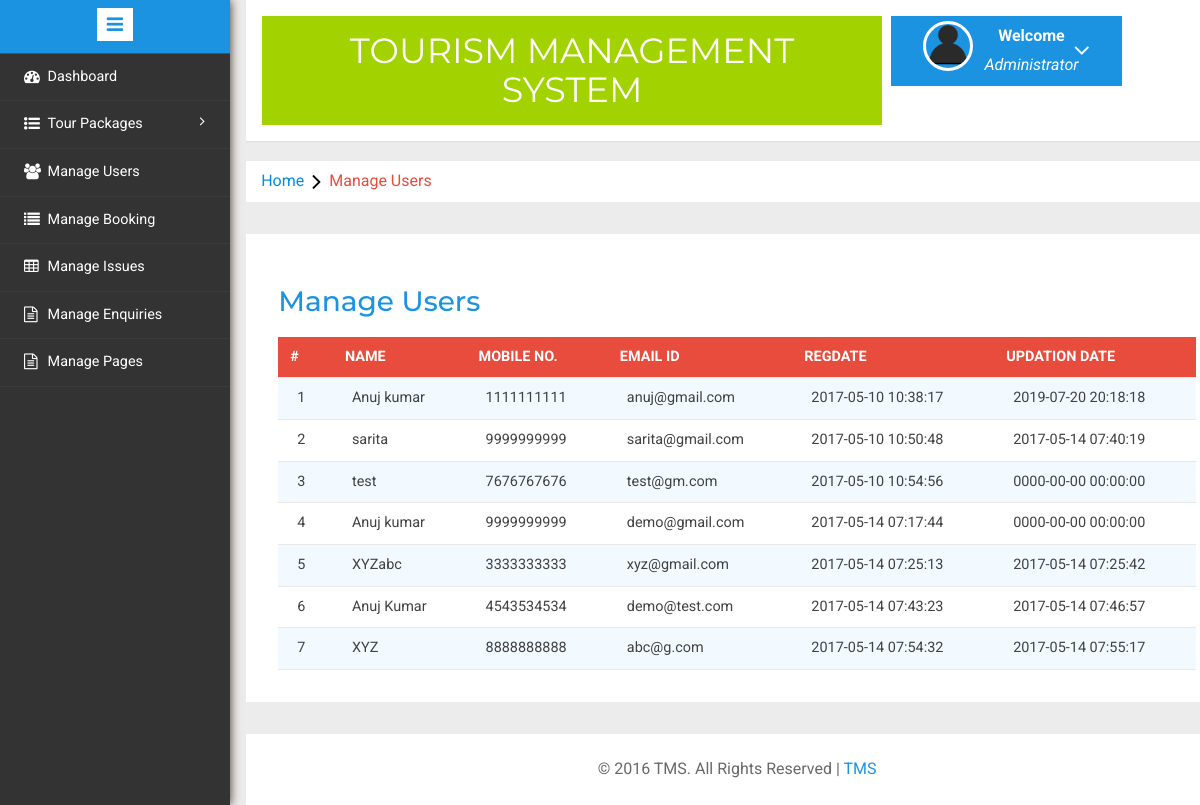
The page /admin/manage-users.php (signed in) on the database its author committed.
### tables this page shows
CREATE TABLE `tblusers` (
  `id` int(11) NOT NULL,
  `FullName` varchar(100) DEFAULT NULL,
  `MobileNumber` char(10) DEFAULT NULL,
  `EmailId` varchar(70) DEFAULT NULL,
  `Password` varchar(100) DEFAULT NULL,
  `RegDate` timestamp NULL DEFAULT current_timestamp(),
  `UpdationDate` timestamp NULL DEFAULT NULL ON UPDATE current_timestamp()
);

### admin/manage-users.php (the view, shortened to what this page needs)
<?php
include('includes/config.php');
if(strlen($_SESSION['alogin'])==0)
	{
header('location:index.php');
}
else{
	?>
<!DOCTYPE HTML>
<html>
<head>
<link href="css/bootstrap.min.css" rel='stylesheet' type='text/css' />
<link href="css/style.css" rel='stylesheet' type='text/css' />
<link rel="stylesheet" href="css/morris.css" type="text/css"/>
<link href="css/font-awesome.css" rel="stylesheet">
<link rel="stylesheet" type="text/css" href="css/table-style.css" />
<link rel="stylesheet" type="text/css" href="css/basictable.css" />
<link rel="stylesheet" href="css/icon-font.min.css" type='text/css' />
</head>
<body>
   <div class="page-container">
<div class="left-content">
	   <div class="mother-grid-inner">
				<?php include('includes/header.php');?>
				</div>
<ol class="breadcrumb">
                <li class="breadcrumb-item"><a href="index.html">Home</a><i class="fa fa-angle-right"></i>Manage Users</li>
            </ol>
<div class="agile-grids">
				<div class="agile-tables">
					<div class="w3l-table-info">
					  <h2>Manage Users</h2>
					    <table id="table">
						<thead>
						  <tr>
						  <th>#</th>
							<th>Name</th>
							<th>Mobile No.</th>
							<th>Email Id</th>
							<th>RegDate </th>
							<th>Updation Date</th>
						  </tr>
						</thead>
						<tbody>
<?php $sql = "SELECT * from tblusers";
$query = $dbh -> prepare($sql);
$query->execute();
$results=$query->fetchAll(PDO::FETCH_OBJ);
$cnt=1;
if($query->rowCount() > 0)
{
foreach($results as $result)
{				?>
						  <tr>
							<td><?php echo htmlentities($cnt);?></td>
							<td><?php echo htmlentities($result->FullName);?></td>
							<td><?php echo htmlentities($result->MobileNumber);?></td>
							<td><?php echo htmlentities($result->EmailId);?></td>
							<td><?php echo htmlentities($result->RegDate);?></td>
							<td><?php echo htmlentities($result->UpdationDate);?></td>
						  </tr>
						 <?php $cnt=$cnt+1;} }?>
						</tbody>
					  </table>
					</div>
			</div>
<?php include('includes/footer.php');?>
</div>
</div>
						<?php include('includes/sidebarmenu.php');?>
							</div>
</body>
</html>
<?php } ?>

### admin/css/table-style.css (style rules this page uses)
table { background: white; border-collapse: collapse; margin: 1.25em 0 0; width: 100%; }
table tr, table th, table td { border: none; border-bottom: 1px solid #e8e8e8; font-size: .95em; }
table th, table td { padding: 10px 12px; text-align: left; }
table th { background: #e74c3c; color: #fff; text-transform: uppercase; }
table tr td { background: #f3faff; color: #424242; }
table tr:nth-of-type(2n+2) td { background: #ffffff; }
table { width: 100%; }

### rows shown on the page
tblusers: FullName "Anuj kumar", MobileNumber "1111111111", EmailId "anuj@gmail.com", RegDate "2017-05-10 10:38:17", UpdationDate "2019-07-20 20:18:18"
tblusers: FullName "sarita", MobileNumber "9999999999", EmailId "sarita@gmail.com", RegDate "2017-05-10 10:50:48", UpdationDate "2017-05-14 07:40:19"
tblusers: FullName "test", MobileNumber "7676767676", EmailId "test@gm.com", RegDate "2017-05-10 10:54:56", UpdationDate "0000-00-00 00:00:00"
tblusers: FullName "Anuj kumar", MobileNumber "9999999999", EmailId "demo@gmail.com", RegDate "2017-05-14 07:17:44", UpdationDate "0000-00-00 00:00:00"
tblusers: FullName "XYZabc", MobileNumber "3333333333", EmailId "xyz@gmail.com", RegDate "2017-05-14 07:25:13", UpdationDate "2017-05-14 07:25:42"
tblusers: FullName "Anuj Kumar", MobileNumber "4543534534", EmailId "demo@test.com", RegDate "2017-05-14 07:43:23", UpdationDate "2017-05-14 07:46:57"
tblusers: FullName "XYZ", MobileNumber "8888888888", EmailId "abc@g.com", RegDate "2017-05-14 07:54:32", UpdationDate "2017-05-14 07:55:17"
